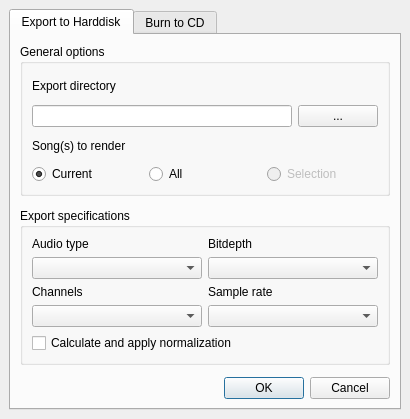
<ui version="4.0" >
 <class>ExportWidget</class>
 <widget class="QDialog" name="ExportWidget" >
  <property name="windowModality" >
   <enum>Qt::ApplicationModal</enum>
  </property>
  <property name="geometry" >
   <rect>
    <x>0</x>
    <y>0</y>
    <width>410</width>
    <height>419</height>
   </rect>
  </property>
  <property name="minimumSize" >
   <size>
    <width>410</width>
    <height>0</height>
   </size>
  </property>
  <property name="maximumSize" >
   <size>
    <width>440</width>
    <height>440</height>
   </size>
  </property>
  <property name="windowTitle" >
   <string>Export</string>
  </property>
  <layout class="QHBoxLayout" >
   <property name="margin" >
    <number>9</number>
   </property>
   <property name="spacing" >
    <number>6</number>
   </property>
   <item>
    <widget class="QTabWidget" name="tabWidget" >
     <property name="enabled" >
      <bool>true</bool>
     </property>
     <property name="currentIndex" >
      <number>0</number>
     </property>
     <widget class="QWidget" name="exportWidget" >
      <property name="enabled" >
       <bool>true</bool>
      </property>
      <attribute name="title" >
       <string>Export to Harddisk</string>
      </attribute>
      <layout class="QHBoxLayout" >
       <property name="margin" >
        <number>9</number>
       </property>
       <property name="spacing" >
        <number>6</number>
       </property>
       <item>
        <widget class="QStackedWidget" name="stackedWidget" >
         <property name="currentIndex" >
          <number>0</number>
         </property>
         <widget class="QWidget" name="page" >
          <layout class="QVBoxLayout" >
           <property name="margin" >
            <number>0</number>
           </property>
           <property name="spacing" >
            <number>12</number>
           </property>
           <item>
            <widget class="QGroupBox" name="generalOptionsGroupBox" >
             <property name="title" >
              <string>General options</string>
             </property>
             <layout class="QVBoxLayout" >
              <property name="margin" >
               <number>9</number>
              </property>
              <property name="spacing" >
               <number>6</number>
              </property>
              <item>
               <widget class="QLabel" name="label" >
                <property name="text" >
                 <string>Export directory</string>
                </property>
               </widget>
              </item>
              <item>
               <layout class="QHBoxLayout" >
                <property name="margin" >
                 <number>0</number>
                </property>
                <property name="spacing" >
                 <number>6</number>
                </property>
                <item>
                 <widget class="QLineEdit" name="exportDirName" >
                  <property name="sizePolicy" >
                   <sizepolicy>
                    <hsizetype>7</hsizetype>
                    <vsizetype>0</vsizetype>
                    <horstretch>5</horstretch>
                    <verstretch>0</verstretch>
                   </sizepolicy>
                  </property>
                 </widget>
                </item>
                <item>
                 <widget class="QPushButton" name="fileSelectButton" >
                  <property name="text" >
                   <string>...</string>
                  </property>
                 </widget>
                </item>
               </layout>
              </item>
              <item>
               <widget class="QLabel" name="label_6" >
                <property name="text" >
                 <string>Song(s) to render</string>
                </property>
               </widget>
              </item>
              <item>
               <layout class="QHBoxLayout" >
                <property name="margin" >
                 <number>0</number>
                </property>
                <property name="spacing" >
                 <number>6</number>
                </property>
                <item>
                 <widget class="QRadioButton" name="currentSongButton" >
                  <property name="text" >
                   <string>Current</string>
                  </property>
                  <property name="checked" >
                   <bool>true</bool>
                  </property>
                 </widget>
                </item>
                <item>
                 <widget class="QRadioButton" name="allSongsButton" >
                  <property name="text" >
                   <string>All</string>
                  </property>
                 </widget>
                </item>
                <item>
                 <widget class="QRadioButton" name="selectionSongButton" >
                  <property name="enabled" >
                   <bool>false</bool>
                  </property>
                  <property name="text" >
                   <string>Selection</string>
                  </property>
                 </widget>
                </item>
               </layout>
              </item>
             </layout>
            </widget>
           </item>
           <item>
            <widget class="QGroupBox" name="exportSpecificationsGroupBox" >
             <property name="sizePolicy" >
              <sizepolicy>
               <hsizetype>5</hsizetype>
               <vsizetype>5</vsizetype>
               <horstretch>0</horstretch>
               <verstretch>0</verstretch>
              </sizepolicy>
             </property>
             <property name="title" >
              <string>Export specifications</string>
             </property>
             <layout class="QVBoxLayout" >
              <property name="margin" >
               <number>9</number>
              </property>
              <property name="spacing" >
               <number>6</number>
              </property>
              <item>
               <layout class="QHBoxLayout" >
                <property name="margin" >
                 <number>0</number>
                </property>
                <property name="spacing" >
                 <number>6</number>
                </property>
                <item>
                 <layout class="QVBoxLayout" >
                  <property name="margin" >
                   <number>0</number>
                  </property>
                  <property name="spacing" >
                   <number>6</number>
                  </property>
                  <item>
                   <widget class="QLabel" name="label_2" >
                    <property name="sizePolicy" >
                     <sizepolicy>
                      <hsizetype>5</hsizetype>
                      <vsizetype>5</vsizetype>
                      <horstretch>4</horstretch>
                      <verstretch>0</verstretch>
                     </sizepolicy>
                    </property>
                    <property name="text" >
                     <string>Audio type</string>
                    </property>
                   </widget>
                  </item>
                  <item>
                   <widget class="QComboBox" name="audioTypeComboBox" />
                  </item>
                  <item>
                   <widget class="QLabel" name="label_4" >
                    <property name="text" >
                     <string>Channels</string>
                    </property>
                   </widget>
                  </item>
                  <item>
                   <widget class="QComboBox" name="channelComboBox" />
                  </item>
                 </layout>
                </item>
                <item>
                 <layout class="QVBoxLayout" >
                  <property name="margin" >
                   <number>0</number>
                  </property>
                  <property name="spacing" >
                   <number>6</number>
                  </property>
                  <item>
                   <widget class="QLabel" name="label_3" >
                    <property name="sizePolicy" >
                     <sizepolicy>
                      <hsizetype>5</hsizetype>
                      <vsizetype>5</vsizetype>
                      <horstretch>4</horstretch>
                      <verstretch>0</verstretch>
                     </sizepolicy>
                    </property>
                    <property name="text" >
                     <string>Bitdepth</string>
                    </property>
                   </widget>
                  </item>
                  <item>
                   <widget class="QComboBox" name="bitdepthComboBox" />
                  </item>
                  <item>
                   <widget class="QLabel" name="label_8" >
                    <property name="text" >
                     <string>Sample rate</string>
                    </property>
                   </widget>
                  </item>
                  <item>
                   <widget class="QComboBox" name="sampleRateComboBox" />
                  </item>
                 </layout>
                </item>
               </layout>
              </item>
              <item>
               <widget class="QCheckBox" name="normalizeCheckBox" >
                <property name="text" >
                 <string>Calculate and apply normalization</string>
                </property>
               </widget>
              </item>
             </layout>
            </widget>
           </item>
           <item>
            <widget class="QDialogButtonBox" name="buttonBox" >
             <property name="orientation" >
              <enum>Qt::Horizontal</enum>
             </property>
             <property name="standardButtons" >
              <set>QDialogButtonBox::Cancel|QDialogButtonBox::NoButton|QDialogButtonBox::Ok</set>
             </property>
            </widget>
           </item>
          </layout>
         </widget>
         <widget class="QWidget" name="page_2" >
          <layout class="QVBoxLayout" >
           <property name="margin" >
            <number>0</number>
           </property>
           <property name="spacing" >
            <number>6</number>
           </property>
           <item>
            <widget class="QGroupBox" name="ExportStateGroupBox" >
             <property name="title" >
              <string>Export status</string>
             </property>
             <layout class="QVBoxLayout" >
              <property name="margin" >
               <number>9</number>
              </property>
              <property name="spacing" >
               <number>6</number>
              </property>
              <item>
               <layout class="QHBoxLayout" >
                <property name="margin" >
                 <number>0</number>
                </property>
                <property name="spacing" >
                 <number>6</number>
                </property>
                <item>
                 <widget class="QLabel" name="currentProcessingSongName" >
                  <property name="text" >
                   <string>-</string>
                  </property>
                 </widget>
                </item>
                <item>
                 <spacer>
                  <property name="orientation" >
                   <enum>Qt::Horizontal</enum>
                  </property>
                  <property name="sizeHint" >
                   <size>
                    <width>40</width>
                    <height>20</height>
                   </size>
                  </property>
                 </spacer>
                </item>
               </layout>
              </item>
              <item>
               <widget class="QProgressBar" name="songProgressBar" >
                <property name="value" >
                 <number>0</number>
                </property>
                <property name="orientation" >
                 <enum>Qt::Horizontal</enum>
                </property>
               </widget>
              </item>
              <item>
               <widget class="QLabel" name="label_5" >
                <property name="text" >
                 <string>Overall Progress</string>
                </property>
               </widget>
              </item>
              <item>
               <widget class="QProgressBar" name="overalProgressBar" >
                <property name="value" >
                 <number>0</number>
                </property>
                <property name="orientation" >
                 <enum>Qt::Horizontal</enum>
                </property>
               </widget>
              </item>
              <item>
               <layout class="QHBoxLayout" >
                <property name="margin" >
                 <number>0</number>
                </property>
                <property name="spacing" >
                 <number>6</number>
                </property>
                <item>
                 <spacer>
                  <property name="orientation" >
                   <enum>Qt::Horizontal</enum>
                  </property>
                  <property name="sizeHint" >
                   <size>
                    <width>40</width>
                    <height>20</height>
                   </size>
                  </property>
                 </spacer>
                </item>
                <item>
                 <widget class="QPushButton" name="exportStopButton" >
                  <property name="text" >
                   <string>Stop</string>
                  </property>
                 </widget>
                </item>
               </layout>
              </item>
             </layout>
            </widget>
           </item>
           <item>
            <spacer>
             <property name="orientation" >
              <enum>Qt::Vertical</enum>
             </property>
             <property name="sizeType" >
              <enum>QSizePolicy::Expanding</enum>
             </property>
             <property name="sizeHint" >
              <size>
               <width>20</width>
               <height>61</height>
              </size>
             </property>
            </spacer>
           </item>
          </layout>
         </widget>
        </widget>
       </item>
      </layout>
     </widget>
     <widget class="QWidget" name="cdburningWidget" >
      <attribute name="title" >
       <string>Burn to CD</string>
      </attribute>
      <layout class="QVBoxLayout" >
       <property name="margin" >
        <number>9</number>
       </property>
       <property name="spacing" >
        <number>6</number>
       </property>
       <item>
        <widget class="QGroupBox" name="optionsGroupBox" >
         <property name="title" >
          <string>Options</string>
         </property>
         <layout class="QVBoxLayout" >
          <property name="margin" >
           <number>9</number>
          </property>
          <property name="spacing" >
           <number>6</number>
          </property>
          <item>
           <layout class="QHBoxLayout" >
            <property name="margin" >
             <number>0</number>
            </property>
            <property name="spacing" >
             <number>6</number>
            </property>
            <item>
             <widget class="QLabel" name="label_7" >
              <property name="text" >
               <string>Song(s) to render</string>
              </property>
             </widget>
            </item>
            <item>
             <widget class="QRadioButton" name="cdCurrentSongButton" >
              <property name="text" >
               <string>Current</string>
              </property>
              <property name="checked" >
               <bool>true</bool>
              </property>
             </widget>
            </item>
            <item>
             <widget class="QRadioButton" name="cdAllSongsButton" >
              <property name="text" >
               <string>All</string>
              </property>
             </widget>
            </item>
           </layout>
          </item>
          <item>
           <widget class="QCheckBox" name="cdNormalizeCheckBox" >
            <property name="text" >
             <string>Calculate and apply normalization</string>
            </property>
           </widget>
          </item>
          <item>
           <widget class="QCheckBox" name="cdDiskExportOnlyCheckBox" >
            <property name="text" >
             <string>Export to disk only</string>
            </property>
           </widget>
          </item>
          <item>
           <widget class="QCheckBox" name="simulateCheckBox" >
            <property name="text" >
             <string>Simulate</string>
            </property>
           </widget>
          </item>
         </layout>
        </widget>
       </item>
       <item>
        <widget class="QGroupBox" name="groupBox" >
         <property name="title" >
          <string>Burning Device</string>
         </property>
         <layout class="QHBoxLayout" >
          <property name="margin" >
           <number>9</number>
          </property>
          <property name="spacing" >
           <number>6</number>
          </property>
          <item>
           <widget class="QComboBox" name="cdDeviceComboBox" >
            <property name="sizePolicy" >
             <sizepolicy>
              <hsizetype>5</hsizetype>
              <vsizetype>0</vsizetype>
              <horstretch>5</horstretch>
              <verstretch>0</verstretch>
             </sizepolicy>
            </property>
           </widget>
          </item>
          <item>
           <widget class="QLabel" name="label_9" >
            <property name="text" >
             <string>Speed</string>
            </property>
           </widget>
          </item>
          <item>
           <widget class="QComboBox" name="speedComboBox" >
            <item>
             <property name="text" >
              <string>auto</string>
             </property>
            </item>
            <item>
             <property name="text" >
              <string>1x</string>
             </property>
            </item>
            <item>
             <property name="text" >
              <string>2x</string>
             </property>
            </item>
            <item>
             <property name="text" >
              <string>4x</string>
             </property>
            </item>
            <item>
             <property name="text" >
              <string>8x</string>
             </property>
            </item>
            <item>
             <property name="text" >
              <string>12x</string>
             </property>
            </item>
            <item>
             <property name="text" >
              <string>16x</string>
             </property>
            </item>
            <item>
             <property name="text" >
              <string>20x</string>
             </property>
            </item>
            <item>
             <property name="text" >
              <string>24x</string>
             </property>
            </item>
            <item>
             <property name="text" >
              <string>28x</string>
             </property>
            </item>
            <item>
             <property name="text" >
              <string>32x</string>
             </property>
            </item>
            <item>
             <property name="text" >
              <string>36x</string>
             </property>
            </item>
            <item>
             <property name="text" >
              <string>40x</string>
             </property>
            </item>
            <item>
             <property name="text" >
              <string>44x</string>
             </property>
            </item>
            <item>
             <property name="text" >
              <string>48x</string>
             </property>
            </item>
           </widget>
          </item>
          <item>
           <widget class="QPushButton" name="refreshButton" >
            <property name="text" >
             <string/>
            </property>
           </widget>
          </item>
         </layout>
        </widget>
       </item>
       <item>
        <widget class="QGroupBox" name="groupBox_3" >
         <property name="title" >
          <string>Status</string>
         </property>
         <layout class="QVBoxLayout" >
          <property name="margin" >
           <number>9</number>
          </property>
          <property name="spacing" >
           <number>6</number>
          </property>
          <item>
           <widget class="QLabel" name="cdExportInformationLabel" >
            <property name="text" >
             <string>Information</string>
            </property>
           </widget>
          </item>
          <item>
           <widget class="QProgressBar" name="progressBar" >
            <property name="value" >
             <number>0</number>
            </property>
            <property name="orientation" >
             <enum>Qt::Horizontal</enum>
            </property>
           </widget>
          </item>
         </layout>
        </widget>
       </item>
       <item>
        <spacer>
         <property name="orientation" >
          <enum>Qt::Vertical</enum>
         </property>
         <property name="sizeHint" >
          <size>
           <width>20</width>
           <height>16</height>
          </size>
         </property>
        </spacer>
       </item>
       <item>
        <layout class="QHBoxLayout" >
         <property name="margin" >
          <number>0</number>
         </property>
         <property name="spacing" >
          <number>6</number>
         </property>
         <item>
          <spacer>
           <property name="orientation" >
            <enum>Qt::Horizontal</enum>
           </property>
           <property name="sizeHint" >
            <size>
             <width>40</width>
             <height>20</height>
            </size>
           </property>
          </spacer>
         </item>
         <item>
          <widget class="QPushButton" name="startButton" >
           <property name="text" >
            <string>Start</string>
           </property>
          </widget>
         </item>
         <item>
          <widget class="QPushButton" name="stopButton" >
           <property name="text" >
            <string>Abort</string>
           </property>
          </widget>
         </item>
         <item>
          <widget class="QPushButton" name="closeButton" >
           <property name="text" >
            <string>Close</string>
           </property>
          </widget>
         </item>
        </layout>
       </item>
      </layout>
     </widget>
    </widget>
   </item>
  </layout>
 </widget>
 <resources/>
 <connections/>
</ui>
